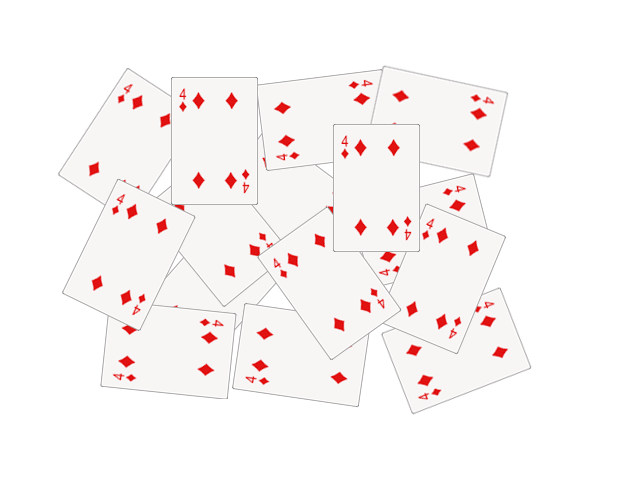
#> input picture seminars/seminar_06/data/cards.png, 640 x 480 px
$ jupyter execute Seminar_6.ipynb   (shell and % lines are left out)   (older library calls are emulated)
#> lines starting #> are read from the running program, lines starting #| are printed output that depends on the picture; after the words box and inside, x2 and y2 are one past the last pixel; in counts of white or black regions, pixels touching at a corner belong together
# Семинар 6 - Классические алгоритмы сегментации изображения и обнаружения объектов

**Данный семинар содержит ДЗ**

***

[cell 1]
import random as rng

import cv2
import numpy as np
import matplotlib.pyplot as plt

rng.seed(12345)

# Image Segmentation with Distance Transform and Watershed Algorithm

Источник - https://docs.opencv.org/3.4/d2/dbd/tutorial_distance_transform.html

В этом семинаре вы узнаете, как:

- Использовать `cv2.filter2D`, чтобы выполнить фильтрацию Лапласа для повышения резкости изображения.
- Использовать `cv2.distanceTransform`, чтобы получить производное представление двоичного изображения, где значение каждого пикселя заменяется его расстоянием до ближайшего пикселя фона.
- Использовать `cv2.watershed`, чтобы изолировать объекты на изображении от фона.

[cell 2]
img_src = cv2.cvtColor(cv2.imread("data/cards.png"), cv2.COLOR_BGR2RGB)
plt.imshow(img_src);

[cell 3]
# Change the background from white to black, since that will help later to extract
# better results during the use of Distance Transform
img = img_src.copy()
img[np.all(img == 255, axis=2)] = 0

plt.imshow(img);

[cell 4]
# Create a kernel that we will use to sharpen our image
# an approximation of second derivative, a quite strong kernel
kernel = np.array(
    [[  1,  1,  1],
     [  1, -8,  1],
     [  1,  1,  1]], dtype=np.float32)
# do the laplacian filtering as it is
# well, we need to convert everything in something more deeper then CV_8U
# because the kernel has some negative values,
# and we can expect in general to have a Laplacian image with negative values
# BUT a 8bits unsigned int (the one we are working with) can contain values from 0 to 255
# so the possible negative number will be truncated
imgLaplacian = cv2.filter2D(img, cv2.CV_32F, kernel)
sharp = np.float32(img)
imgResult = sharp - imgLaplacian

# convert back to 8bits gray scale
imgResult = np.clip(imgResult, 0, 255)
imgResult = imgResult.astype('uint8')
imgLaplacian = np.clip(imgLaplacian, 0, 255)
imgLaplacian = np.uint8(imgLaplacian)

plt.figure(figsize=(10, 5))
plt.subplot(121)
plt.imshow(imgLaplacian)
plt.title('Laplacian')
plt.subplot(122)
plt.imshow(imgResult)
plt.title('New Sharped Image');

### Бинаризация изображения

[cell 5]
# Create binary image from source image
bw = cv2.cvtColor(imgResult, cv2.COLOR_BGR2GRAY)
_, bw = cv2.threshold(bw, 40, 255, cv2.THRESH_BINARY | cv2.THRESH_OTSU)
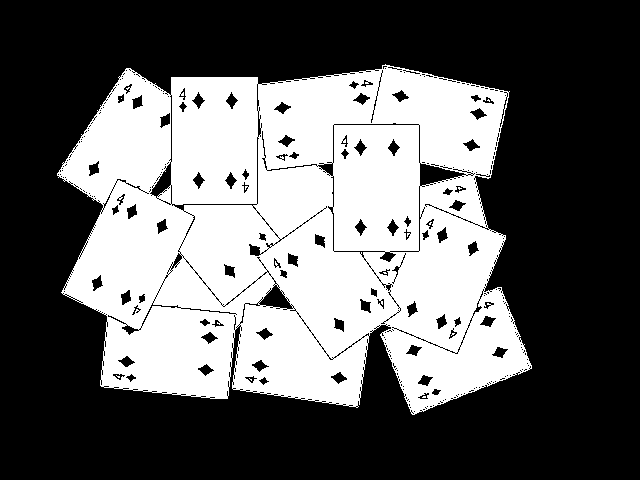
#> bw: shape (480, 640); 38.9% white; 10 white regions (9 under 20 px), largest, box (x1, y1, x2, y2) and area: (57, 64, 532, 415) 119477
plt.imshow(bw, cmap="Greys_r");

### Distance transform

[cell 6]
# Perform the distance transform algorithm
dist = cv2.distanceTransform(bw, cv2.DIST_L2, 3)
# Normalize the distance image for range = {0.0, 1.0}
# so we can visualize and threshold it
cv2.normalize(dist, dist, 0, 1.0, cv2.NORM_MINMAX)
plt.imshow(dist, cmap="Greys_r");

[cell 7]
# Threshold to obtain the peaks
# This will be the markers for the foreground objects
_, dist = cv2.threshold(dist, 0.4, 1.0, cv2.THRESH_BINARY)
#> dist: shape (480, 640) float32; values 0 (black) and 1 (white), 7.1% white; 15 white regions (1 under 20 px), largest, box (x1, y1, x2, y2) and area: (94, 228, 165, 280) 2212, (348, 159, 405, 216) 2186, (187, 112, 243, 169) 2179
# Dilate a bit the dist image
kernel1 = np.ones((3,3), dtype=np.uint8)
dist = cv2.dilate(dist, kernel1)
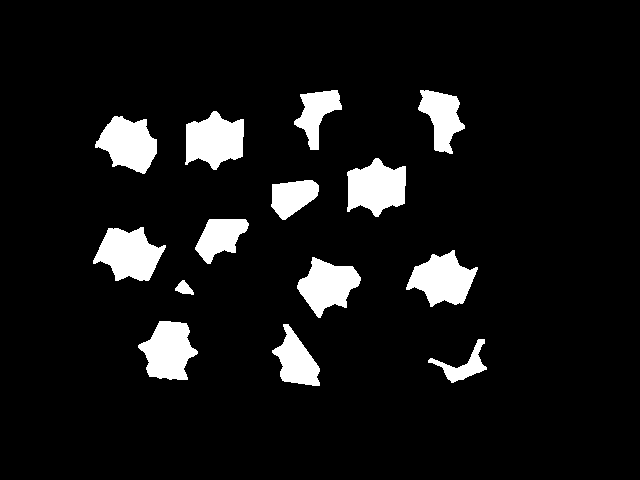
#> dist: shape (480, 640) float32; values 0 (black) and 1 (white), 8.2% white; 14 white regions, largest, box (x1, y1, x2, y2) and area: (93, 227, 166, 281) 2498, (347, 158, 406, 217) 2450, (185, 111, 244, 170) 2442
plt.imshow(dist, cmap="Greys_r");

[cell 8]
# Create the CV_8U version of the distance image
# It is needed for findContours()
dist_8u = dist.astype('uint8')
#> dist_8u: shape (480, 640); values 0 (black) and 1 (white), 8.2% white; 14 white regions
# Find total markers
contours, _ = cv2.findContours(dist_8u, cv2.RETR_EXTERNAL, cv2.CHAIN_APPROX_SIMPLE)
#> contours = 14 contours; largest, box (x1, y1, x2, y2) and area: (93, 227, 166, 281) 2396, (347, 158, 406, 217) 2348, (185, 111, 244, 170) 2340, (406, 250, 478, 307) 2280, (138, 321, 198, 380) 2240
# Create the marker image for the watershed algorithm
markers = np.zeros(dist.shape, dtype=np.int32)
# Draw the foreground markers
for i in range(len(contours)):
    cv2.drawContours(
        markers,   # image
        contours,  # contours list
        i,         # contour index to draw
        (i+1),     # color (fill value)
        -1,        # thickness (if negative - fill the contour)
    )
#> this loop made 14 passes
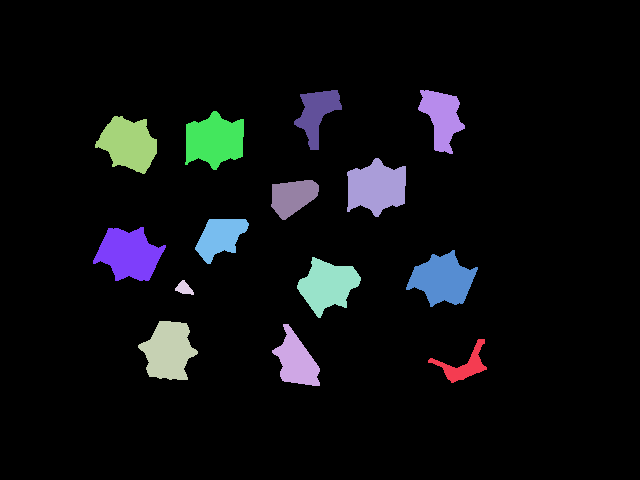
#> markers: shape (480, 640) int32; 15 distinct labels, from 0 to 14; one colour per label, 0 black
# Draw the background marker
cv2.circle(
    markers,        # image
    (5,5),          # center
    3,              # radius
    (255,255,255),  # color
    -1,             # thickness (if negative - fill)
)
#> markers: shape (480, 640) int32; 16 distinct labels, from 0 to 255

markers_8u = (markers * 10).astype('uint8')
plt.imshow(markers_8u, cmap="Greys_r");

### Алгоритм Watershed

[cell 9]
# Perform the watershed algorithm
cv2.watershed(imgResult, markers)

mark = markers.astype('uint8')
mark = cv2.bitwise_not(mark)
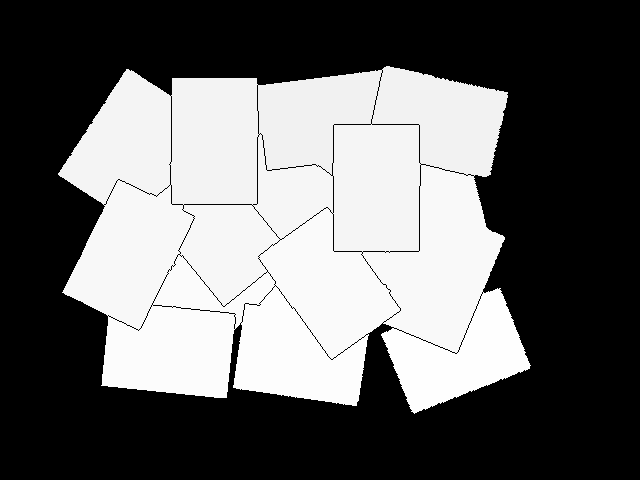
#> mark: shape (480, 640); min 0, max 254, mean 101.2
# uncomment this if you want to see how the mark
# image looks like at that point
# plt.imshow(mark)
# Generate random colors
colors = []
for contour in contours:
    colors.append((rng.randint(0,256), rng.randint(0,256), rng.randint(0,256)))
#> after the loop, colors = [(213, 5, 152), (188, 99, 138), (223, 82, 191), (63, 221, 133), (89, 95, 181), (46, 211, 85), (75, 105, 39), (97, 174, 164), (12, 234, 173), (13, 212, 1), (3, 83, 91), (146, 50, 212), (54, 93, 192), (119, 168, 20)]
# Create the result image
dst = np.zeros((markers.shape[0], markers.shape[1], 3), dtype=np.uint8)
# Fill labeled objects with random colors
for i in range(markers.shape[0]):
    for j in range(markers.shape[1]):
        index = markers[i,j]
        if index > 0 and index <= len(contours):
            dst[i,j,:] = colors[index-1]
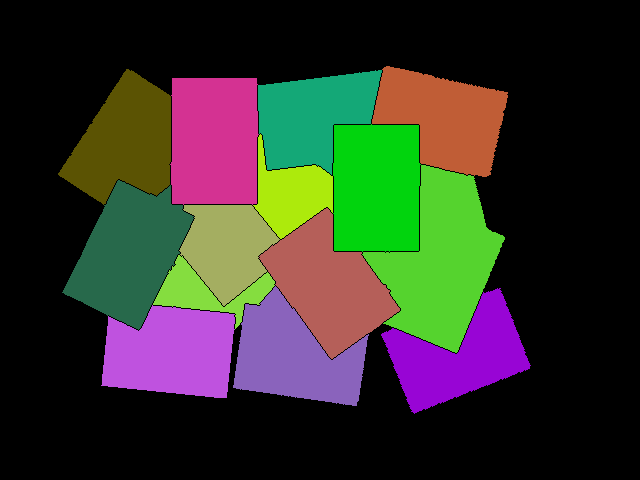
#> dst: shape (480, 640, 3); mean of channels 0, 1, 2 40.2, 50.5, 49.8; drawn as B, G, R

# Visualize the final image
plt.imshow(dst);

[cell 10]
blended = cv2.addWeighted(img_src, 0.5, dst, 0.5, 0.0)
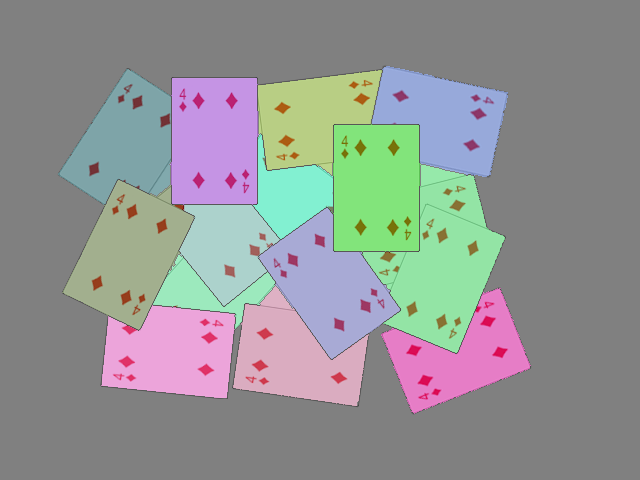
#> blended: shape (480, 640, 3); mean R, G, B 145.7, 148.4, 148.1
plt.imshow(blended);

# Домашнее задание: подсчет количества пальцев

**Это оцениваемое ДЗ**

Вам предлагается реализовать алгоритм, подсчитывающий количество пальцев.

Один из возможных вариантов решения:
- Получить бинаризованное изображение и найти контур руки;
- Построить выпуклый контур функцией `cv2.convexHull` - https://docs.opencv.org/3.4/d7/d1d/tutorial_hull.html
- Найти дефекты выпуклости контура функцией [`cv2.convexityDefects`](https://docs.opencv.org/3.4/d3/dc0/group__imgproc__shape.html#gada4437098113fd8683c932e0567f47ba)
- После некоторой фильтрации дефектов, их число будет напрямую коррелировать с числом пальцев.

**Требования:**
1. Продемонстрируйте работоспособность алгоритма на любом числе пальцев (от 0 до 5).
2. Используйте фото своей руки для демонстрации (предложенное фото лишь для отладки).

[cell 11]
img = cv2.cvtColor(cv2.imread("/content/hand.jpg"), cv2.COLOR_BGR2RGB)
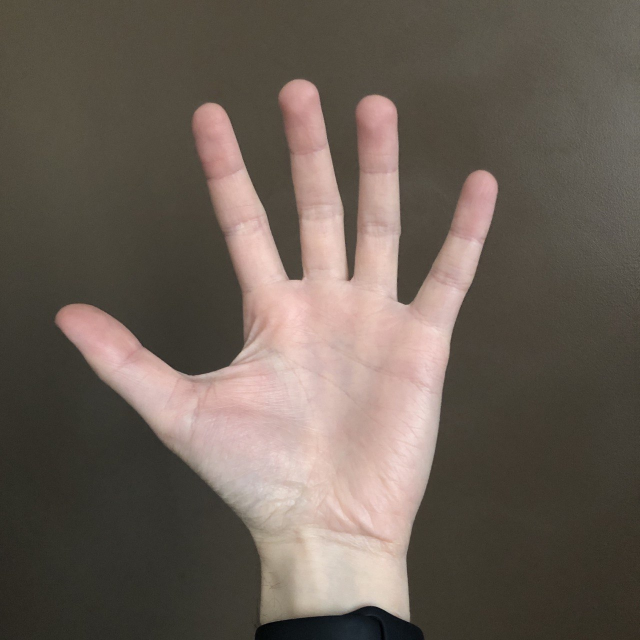
#> input picture seminars/seminar_06/data/hand.jpg, 1280 x 1280 px, found by its file name (shown at 1/2 size)
#> img: shape (1280, 1280, 3)
plt.imshow(img);

[cell 12]
img[np.all(img == 255, axis=2)] = 0

plt.imshow(img)

[cell 13]
# Create a kernel that we will use to sharpen our image
# an approximation of second derivative, a quite strong kernel
kernel = np.array(
    [[  1,  1,  1],
     [  1, -8,  1],
     [  1,  1,  1]], dtype=np.float32)
# do the laplacian filtering as it is
# well, we need to convert everything in something more deeper then CV_8U
# because the kernel has some negative values,
# and we can expect in general to have a Laplacian image with negative values
# BUT a 8bits unsigned int (the one we are working with) can contain values from 0 to 255
# so the possible negative number will be truncated
imgLaplacian = cv2.filter2D(img, cv2.CV_32F, kernel)
#> imgLaplacian: shape (1280, 1280, 3) float32
sharp = np.float32(img)
#> sharp: shape (1280, 1280, 3) float32
imgResult = sharp - imgLaplacian
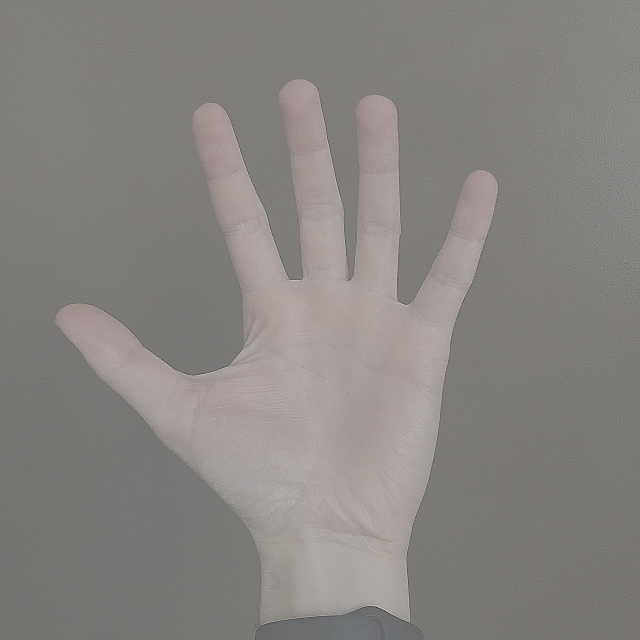
#> imgResult: shape (1280, 1280, 3) float32 (shown at 1/2 size); mean R, G, B 105.7, 94.7, 85.3; drawn with min black and max white

# convert back to 8bits gray scale
imgResult = np.clip(imgResult, 0, 255)
imgResult = imgResult.astype('uint8')
imgLaplacian = np.clip(imgLaplacian, 0, 255)
imgLaplacian = np.uint8(imgLaplacian)

plt.figure(figsize=(10, 5))
plt.subplot(121)
plt.imshow(imgLaplacian)
plt.title('Laplacian')
plt.subplot(122)
plt.imshow(imgResult)
plt.title('New Sharped Image');

[cell 14]
# Create binary image from source image
bw = cv2.cvtColor(imgResult, cv2.COLOR_BGR2GRAY)
#> bw: shape (1280, 1280)
_, bw = cv2.threshold(bw, 0, 255, cv2.THRESH_BINARY | cv2.THRESH_OTSU)
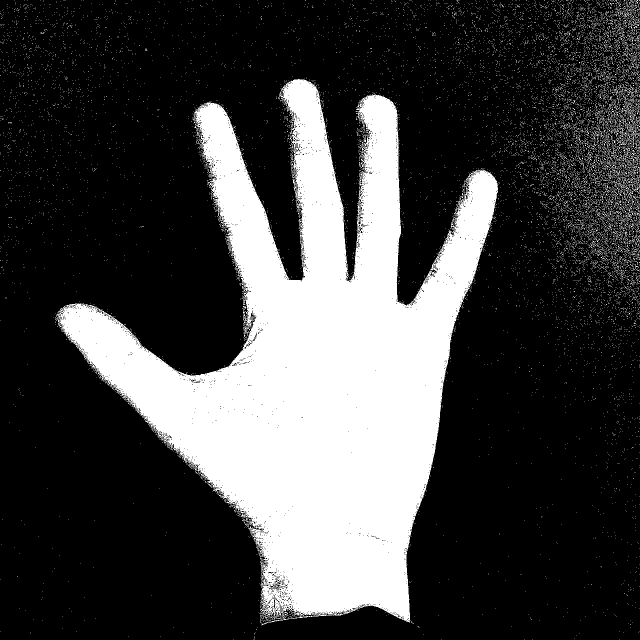
#> bw: shape (1280, 1280) (shown at 1/2 size); 26.2% white; 12523 white regions (12484 under 20 px), largest, box (x1, y1, x2, y2) and area: (112, 158, 996, 1245) 402428, (1257, 243, 1276, 267) 101, (485, 612, 492, 640) 67
plt.imshow(bw, cmap="Greys_r")

[cell 15]
# Perform the distance transform algorithm
dist = cv2.distanceTransform(bw, cv2.DIST_L2, 3)
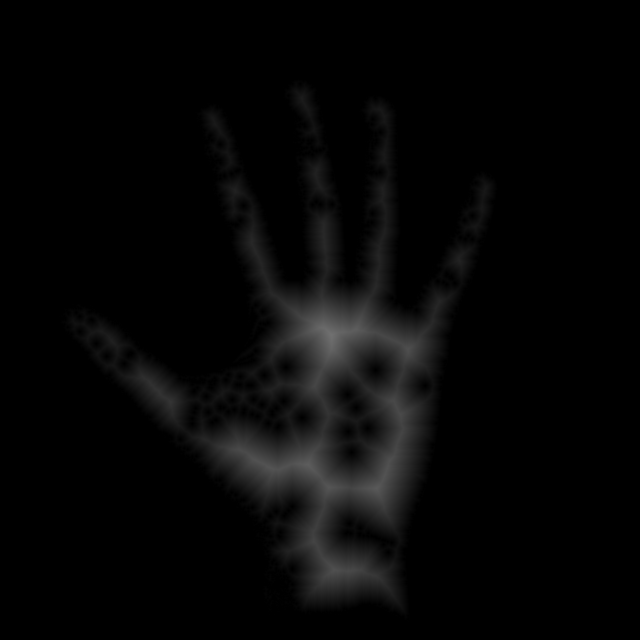
#> dist: shape (1280, 1280) float32 (shown at 1/2 size); min 0, max 113, mean 6.5
# Normalize the distance image for range = {0.0, 1.0}
# so we can visualize and threshold it
cv2.normalize(dist, dist, 0.0, 0.1, cv2.NORM_MINMAX)
#> (the rest of the program and of its run is left out)
